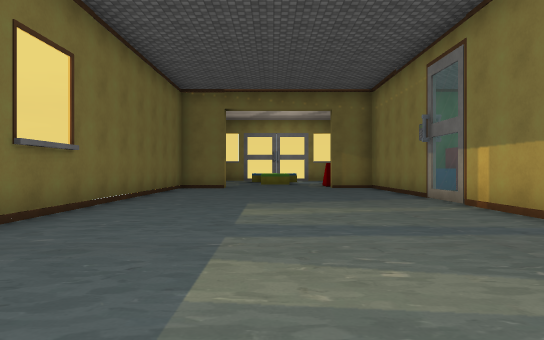
View 1 (above)

15 first-person views from a walk through a Unity game level. The camera is 1.3 m above the floor, looks level and sees 75° across. The floor is counted in squares, 2 m on a side. Each view is taken from the middle of a square. On the plan, view 1 faces up. The plan holds only what a view shows up to about 10 squares ahead; the rest is blank. The place goes on beyond the plan. The player is left out. Door leaves are left out, so doorways stand open. Some surface patterns are stand-ins.

View 2
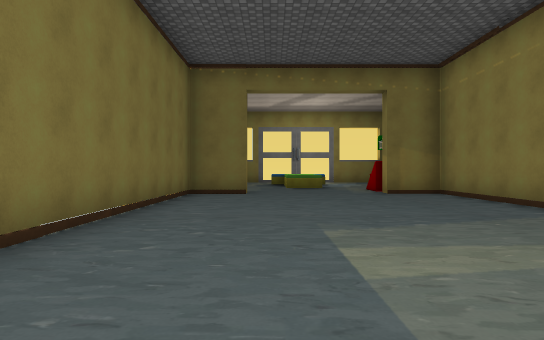

View 3
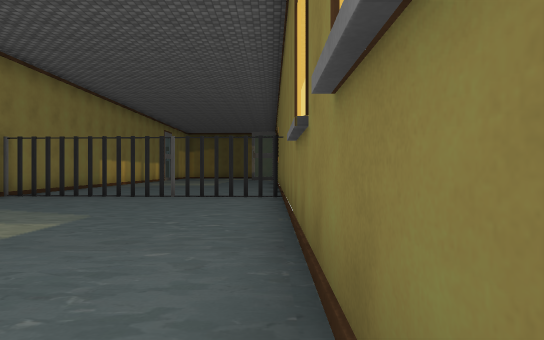

View 4
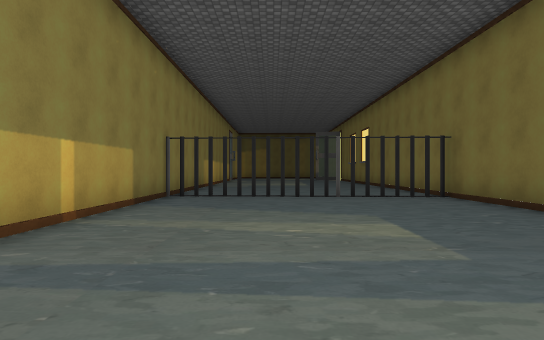

View 5
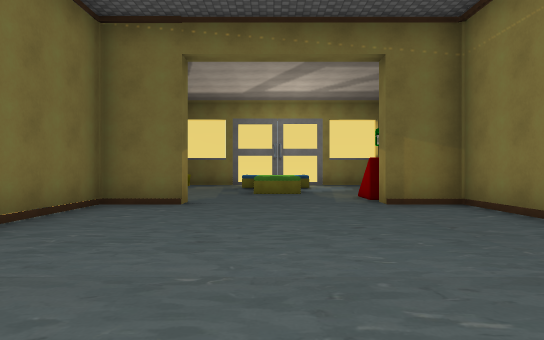

View 6
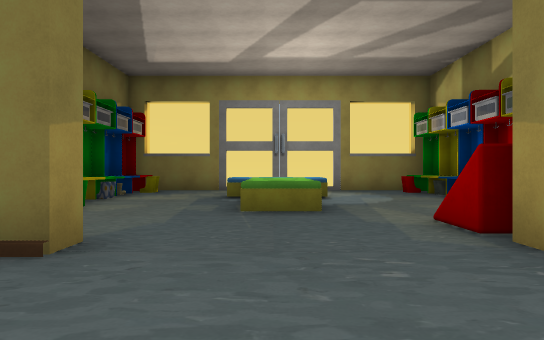

View 7
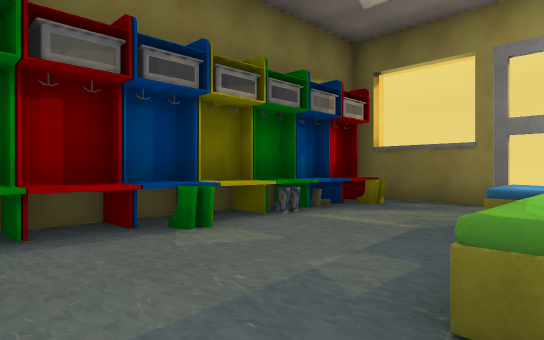

View 8
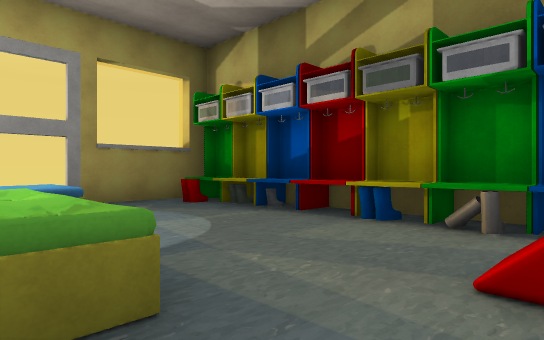

View 9
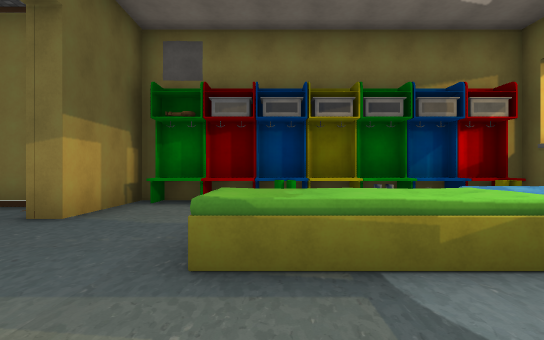

View 10
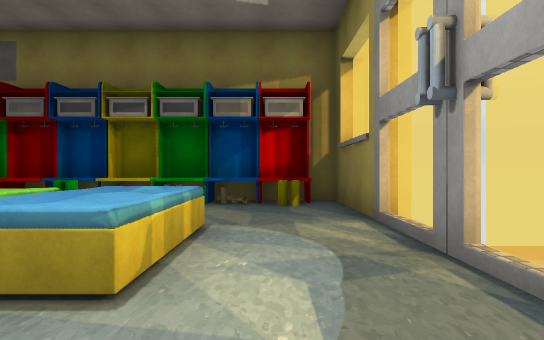

View 11
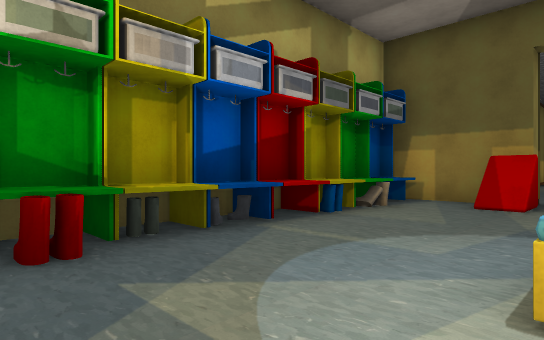

View 12
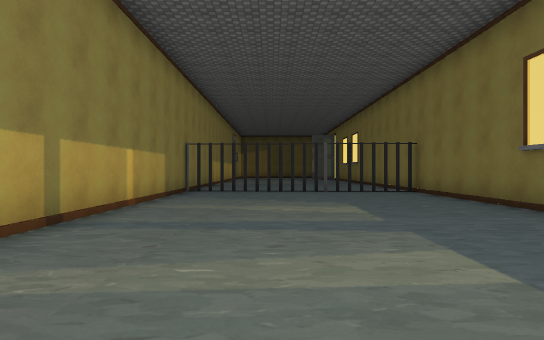

View 13
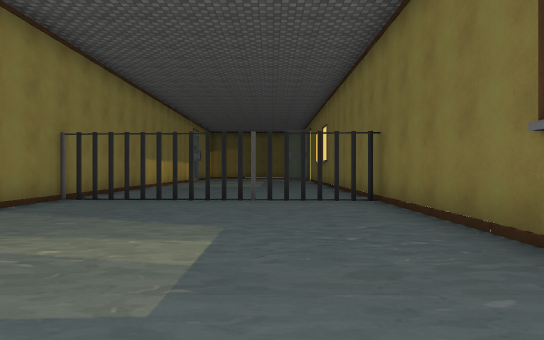

View 14
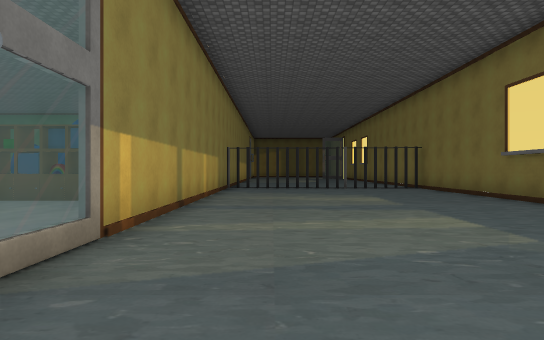

View 15
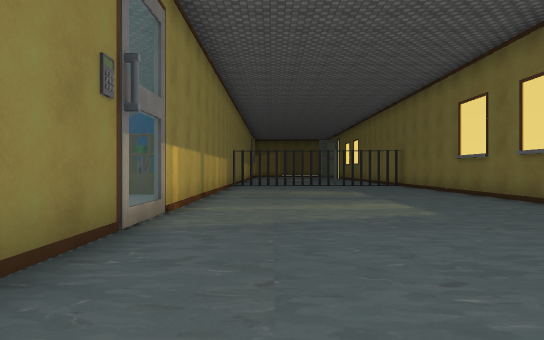

### Floor plan
Points are (right, up) in squares from view 1. A wall is a line through its corners. A room is listed if a view was taken in it or the views show most of it. See-through windows are left out.
Room 1 (views 1, 2, 3, 4, 5, 6, 12, 13, 14, 15)
walls: (-1.7, 12.7) (-3.3, 12.7) (-3.3, -4.6); (3.6, -5) (3.6, 12.7) (2.2, 12.7)
ways out: open door at (0.5, 13) to room 2; gap at (-1.5, -3); gap at (3, -3)
Room 2 (views 7, 8, 9, 10, 11)
walls: (0.5, 21.4) (-0.5, 21.4); (-1.4, 21.4) (-4.6, 21.4) (-4.6, 13.2) (-1.7, 13.2); (-1.7, 21.9) (-1.7, 21.2); (2.9, 13.2) (4.9, 13.2); (5.1, 21.4) (2, 21.4)
ways out: open door at (0.5, 13) to room 1
objects: other object (-4, 14) to (-4, 15); other object (-4, 16); other object (-4, 17); other object (-4, 18); other object (-4, 19); other object (-4, 20); other object (-3, 16); other object (-3, 20); other object (-1, 18) to (1, 19); other object (0, 16) to (1, 18); other object (2, 14); other object (4, 14) to (5, 14); other object (4, 15); other object (4, 15) to (5, 16); other object (4, 16) to (5, 17); other object (4, 17) to (5, 18); other object (4, 18) to (5, 19); other object (4, 20); other object (5, 19); other object (5, 20)

Where each view was taken, in squares from view 1:
view 1: 0 up, 0 right, facing up
view 2: 3 up, 1 left, facing up
view 3: 6 up, 3 left, facing down
view 4: 6 up, 1 right, facing down
view 5: 6 up, 0 right, facing up
view 6: 10 up, 0 right, facing up
view 7: 14 up, 0 right, facing up-left
view 8: 14 up, 0 right, facing up-right
view 9: 16 up, 3 right, facing left
view 10: 20 up, 3 right, facing left
view 11: 21 up, 1 right, facing down-right
view 12: 8 up, 1 right, facing down
view 13: 5 up, 1 left, facing down
view 14: 10 up, 2 right, facing down
view 15: 12 up, 2 right, facing down
